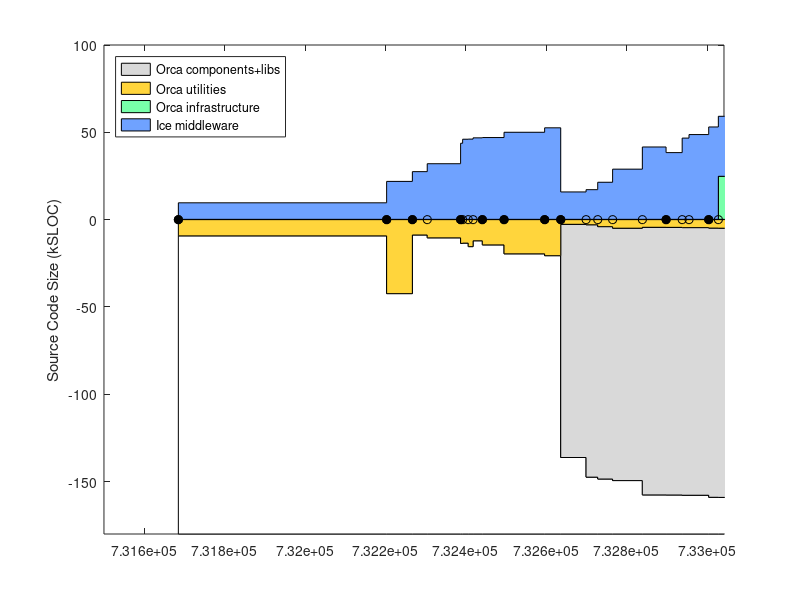

MATLAB code for this plot: (Note: this script raises an error after producing the figure.)
% keep track of orca project size using sloccount
clear all

%%%%%%%%%% DATA %%%%%%%%%%%%%%%%%%%%

% include/* except: include/{Freeze IceSSL IcePatch2}
% src/{Ice Slice IceGrid icecpp IceStorm slice2cpp IceUtil IceBox IceXML}
%  Sice212 = [
%  (7842-1000) + (22093+18419+11499+10568+4392+4200+4252+567+316)
%  ];
%  Sice301 = [
%  (8164-1000) + (23018+19384+19169+10596+4479+4343+4308+622+319)
%  ];
% same as above, but now also add Java:
% src/{IceInternal Ice IceUtil IceBox}
%  Sice310 = [
%  (8810-1200) + (24275+20494+22689+10587+4569+4877+4770+667+319) + (13190+6915+1262+493)
%  ];
%  Sice311 = [
%  (8950-1275) + (24511+20505+22898+10590+4600+4884+4782+683+323) + (13266+6929+1262+504)
%  ];

% it's much easier to count the whole of Ice (we use most of it anyway)
% sloccount include/ src/
% (this does not account for .ice files in [ice]/slice/* but it's a small fraction of total)
Sice212 = 133523;
Sice301 = 144513;
Sice310 = 153243;
Sice311 = 154145;
Sice320 = 168475;
Sice321 = 169725;

% indeces
iyy=1;
imm=2;
idd=3;
iver=4;
isub=5;
ibase=6;
icomp=7;
iutil=8;

Sorca = [ ...
% YY    MM  DD  ?   SUB     BASE        COMP           UTILS        VERSION
% 0.8.6: a single distro, divide in halves arbitrarily
2003     4  14  1   0       18930/2     18930/2             0      % 0.8.6 (last change in doc/ChangeLog
% BASE: orca-base
% COMP: orca-components
2004     9  13  1   0       42543       21726               0      % 0.11.0
2004    11  16  1   0       8963        27310               0      % 0.12.0
2004    12  23  0   0       10596       31845               0      % 0.12.1
2005     3  16  1   0       13767       43576               0      % 0.13.0
2005     3  21  0   0       13620       45874               0      % 0.13.1
2005     4   4  0   0       15630       45944               0      % 0.13.2
2005     4  16  0   0       12283       46666               0      % 0.13.3
2005     5   9  1   0       14639       46837               0      % 0.14.0
2005     7   2  1   0       19751       49854               0      % 0.15.0
2005    10  11  1   0       20818       52408               0      % 1.0.0
% BASE: just orcaice w/out test + interfaces/slice
% COMP: comp + util - orcaice 
2005    11  20  1   Sice212 2320+530    9226+8781-2320      0      % 2.0.0-rc1
2006     1  22  0   Sice301 2511+596    9801+9695-2511      0      % 2.0.0-rc2
2006     2  20  0   Sice301 3369+813    9867+14734-3369     0      % 2.0.0-rc3
2006     3  29  0   Sice301 4022+1052   14625+18131-4022    0      % 2.0.0-rc4
2006     6  11  0   Sice310 3439+1116   19999+24867-3439    0      % 2.0.0-rc5
2006     8   9  1   Sice310 3482+1116   19979+21711-3482    0      % 2.0.0
2006     9  18  0   Sice310 3647+1094   19317+30847-3647    0      % 2.0.1
2006    10   5  0   Sice310 3644+1094   20384+31798-3644    0      % 2.0.2
2006    11  23  1   Sice311 3831+1178   21408+35311-3831    0      % 2.1.0
% BASE: cd src; sloccount libs/orcaice/ 
%          MINUS sloccount libs/orcaice/test 
%          PLUS sloccount interfaces/slice
% COMP: cd src; sloccount components/ libs/ 
%          MINUS sloccount libs/orcaice/ libs/orcaq* libs/orcalog* libs/orcaprobe* libs/orcawall*
% UTIL: cd src; sloccount utils libs/orcaq* libs/orcalog* libs/orcaprobe* libs/orcawall*
% to count lines in *.ice files, rename them to *.cpp like this:
% $cd src/interfaces/slice/orca; for file in *; do mv $file `echo $file | sed s/.ice/.cpp/`; done
2006    12  17  0   Sice311 5615-1784+1240  60241-25885     24644  % 2.1.1
2007     2   2  1   Sice311 6225-2011+1671  70376-29436     28519  % 2.2.0
2007     4  10  1   Sice320 6232-2011+1671  72704-30907     30121  % 2.3.0
2007     6   3  1   Sice320 6837-2056+1682  75506-31245     30166  % 2.4.0
2007     8  13  1   Sice320 7247-2226+1772  78939-33535     32062  % 2.5.0
2007    10  13  1   Sice321 7467-2332+1772  83281-34638     33122  % 2.6.0
];
Vorca ={'0.8.6', '0.11.0', '0.12.0', '0.12.1', '0.13.0', '0.13.1', '0.13.2', '0.13.3', '0.14.0', '0.15.0', '1.0.0', ...
    '2.0.0-rc1', '2.0.0-rc2', '2.0.0-rc3', '2.0.0-rc4', '2.0.0-rc5', '2.0.0', '2.0.1', '2.0.2', '2.1.0', '2.1.1', ...
    '2.2.0', '2.3.0', '2.4.0', '2.5.0', '2.6.0' }';

% add a dummy release just for display
Sorca(end+1,:) = Sorca(end,:);
Sorca(end,imm) = Sorca(end,imm)+1;
Sorca(end,iver) = 0;
Vorca{end+1} = 'dummy';

% convert dates
Torca = datenum(Sorca(:,iyy),Sorca(:,imm),Sorca(:,idd));

% 2nd digit releases
i2 = (Sorca(:,iver)==1);
Torca2 = Torca(i2);
Vorca2 = Vorca(i2);

% for comparison, ASN
%  Sasn = 90433;

Splayer = [ 
% YY    MM  DD  ?   SUB     BASE                COMP       UTIL  VERSION
% BASE: (server-drivers)+client_libs
% COMP: drivers + utils
2002    12 04   1  0    (17331-12037)+9188      12037+2685 0    % 1.3.1
2003    7  15   1  0    (30452-24334)+12458     24334+3064 0    % 1.4-rc1
2003    12 07   1  0    (37378-30947)+13110     30947+9633 0    % 1.4-rc2
2004    5  31   1  0    (49225-42643)+13664     42643+3550 0    % 1.5
2004    11 12   1  0    (50758-43190)+13545     43190+4479 0    % 1.6
2005    1  31   0  0    (52069-44517)+13576     44517+4662 0    % 1.6.2
2005    7  28   0  0    (53348-45686)+14300     45686+5188 0    % 1.6.5
% BASE: (libplayercore-./bindings) + client_libs + (libplayertcp-./bindings)
% note: libplayerxdr is autogenerated
% COMP: server + utils
2005    10 25   0  0    (4866-0)+7560+(1391-0)  46474+5725  0   % 2.0pre7
% SUB : 0
% BASE: sloccount libplayercore client_libs libplayertcp 
%           MINUS sloccount libplayercore/bindings/ libplayertcp/bindings
% note: libplayerxdr is autogenerated
% COMP: sloccount server 
% UTIL: sloccount utils PLUS stage/src
2006    2  28   1  0    63992-47749-1291        54704       0     % 2.0.0
2006    3  25   1  0    65606-48912-1291        53033       0     % 2.0.1
2006    6   9   1  0    69083-51546-1319        61421       0     % 2.0.2
2006    9  26   1  0    69388-51546-1319        64088       13606       % 2.0.3
2007    5   2   1  0    69602-51686-1359        58396       9589+13606  % 2.0.4
2007    8  31   1  0    23526-109               77242       11404+13606  % 2.0.4+
];
Tplayer = datenum(Splayer(:,1),Splayer(:,2),Splayer(:,3));

Scarmen = [
% YY    MM  DD  ?   SUB     BASE    COMP                    UTIL   VERSION
% SUB : cd src; sloccount ipc
% BASE: sloccount carmenpp global java python
% COMP: sloccount src MINUS all other
% UTIL: sloccount logger logtools mapeditor param_daemon robotgui simulator 
2007    8   15  1  24965    12032   107745-24965-12032-19629  19629   % 0.6.7
];

Sorocos = [
% YY    MM  DD  ?   SUB     BASE    COMP                        UTIL   VERSION
% SUB : cd ACE_wrappers; sloccount ace PLUS sloccount TAO/tao/
% BASE: ?
% LIBS: sloccount orocos-bfl-[VERSION]-src/src PLUS sloccount kdl-[VERSION]/kdl
% COMP: sloccount orocos-rtt-[VERSION]/src PLUS cd orocos-ocl-[VERSION]; sloccount hardware motion_control
% UTIL: cd orocos-ocl-[VERSION]; sloccount taskbrowser signals deployment reporting viewer ocl 
2007    8   15  1  160300+237011   0   (7767+12865)+(48971+20068)    5104   % ace-5.5, tao-1.5, rtt-1.2.1, bfl-0.6.1, kdl-0.4, ocl-0.4.1
];

Syarp = [
% YY    MM  DD  ?   SUB  BASE     COMP       UTIL   VERSION
% SUB : 0
% BASE: sloccount libYARP_OS libYARP_OS_compat
% COMP: sloccount yarpdev libYARP_dev libYARP_math libYARP_sig libYARP_sig_compat 
% UTIL: sloccount yarp-imageviewer modules
2007    7   26  1  0     21633   23528    1613   % 2.1.6
];

% YY    MM  DD  ?   SUB  BASE     COMP       UTIL
% SUB : 0
% BASE: 0
% COMP: sloccount . (matlab files will not be counted)
% UTIL: 0
Sopenslam = [
2007    8   16  1   0    0        23719      0
];

%%%%%%%%%% PLOTTING %%%%%%%%%%%%%%%%%%%%

Smax = 180;
d0 = [Torca Torca]'; d0=d0(:); d0(1)=[];
d1 = Smax-Sorca(:,isub)-Sorca(:,ibase); d1 = [d1 d1]'; d1=d1(:); d1(end)=[];
d2 = Sorca(:,isub); d2 = [d2 d2]'; d2=d2(:); d2(end)=[];
d3 = Sorca(:,ibase); d3 = [d3 d3]'; d3=d3(:); d3(end)=[];
d4 = Sorca(:,icomp); d4 = [d4 d4]'; d4=d4(:); d4(end)=[];
d5 = Sorca(:,iutil); d5 = [d5 d5]'; d5=d5(:); d5(end)=[];

figure(1), clf
ha=area( d0, [d1 d2 d3 d5 d4]/1e3, -Smax ); hold on
plot( Torca, 0*Torca, 'k-o' )
h2=plot( Torca2, 0*Torca2, 'ko' );
set(h2,'markerfacecolor','k')
ylabel('Source Code Size (kSLOC)')

set(ha(1),'facecolor',1*[1 1 1]);
set(ha(2),'facecolor',.85*[1 1 1]);
set(ha(3),'facecolor',min(255,[255 153 0]+60)/255);
set(ha(4),'facecolor',min(255,[60 255 109]+60)/255);
set(ha(5),'facecolor',min(255,[51 102 255]+60)/255);
ha(1)=[];
legend(fliplr(ha),'Orca components+libs','Orca utilities','Orca infrastructure','Ice middleware', 'Location','NorthWest')
%  xlim(datenum([2004;2005],[7;7],[1;1]) )
ylim([-Smax 100])
ax=axis;
xlim( [ax(1) datenum([2006 12 31])] )
ax=axis;
% label releases
mark('x', Torca2 )
i2odd = (1:2:length(Torca2));
ht = text(Torca2(i2odd)+5,.04*ax(4)*ones(length(i2odd),1),Vorca2(i2odd));
set(ht,'fontsize',8)
i2even = (2:2:length(Torca2));
ht = text(Torca2(i2even)+5,.08*ax(4)*ones(length(i2even),1),Vorca2(i2even));
set(ht,'fontsize',8)
datetick( 'x', 12 )
hp = plot( Tplayer, -Splayer(:,ibase)/1e3, 'k--o', Tplayer, Splayer(:,icomp)/1e3, 'k--o' );
set(hp, 'color', .5*[1 1 1] )
hpt = text( Tplayer(2), -Splayer(2,ibase)/1e3-8, 'Player infrastructure');
set(hpt, 'color', .5*[1 1 1] )
hpt = text( Tplayer(2), (Splayer(2,icomp)+Splayer(2,iutil))/1e3-5, 'Player "components+utils"');
set(hpt, 'color', .5*[1 1 1] )
%mark('y', Dasn(1,1)/1e3 );
%text( datenum([2003 5 1]), Dasn(1,1)/1e3, 'ASN')
xlabel('Releases')
title('http://orca-robotics.sf.net')

ht=text(datenum(2003,7,1),-Smax+15, '*   generated using David A. Wheeler`s SLOCCount' );
set(ht,'fontsize',8)
ht=text(datenum(2003,7,1),-Smax+5, '** see data in [ORCA2]/scripts/matlab/sloccount/slocs.m' );
set(ht,'fontsize',8)
